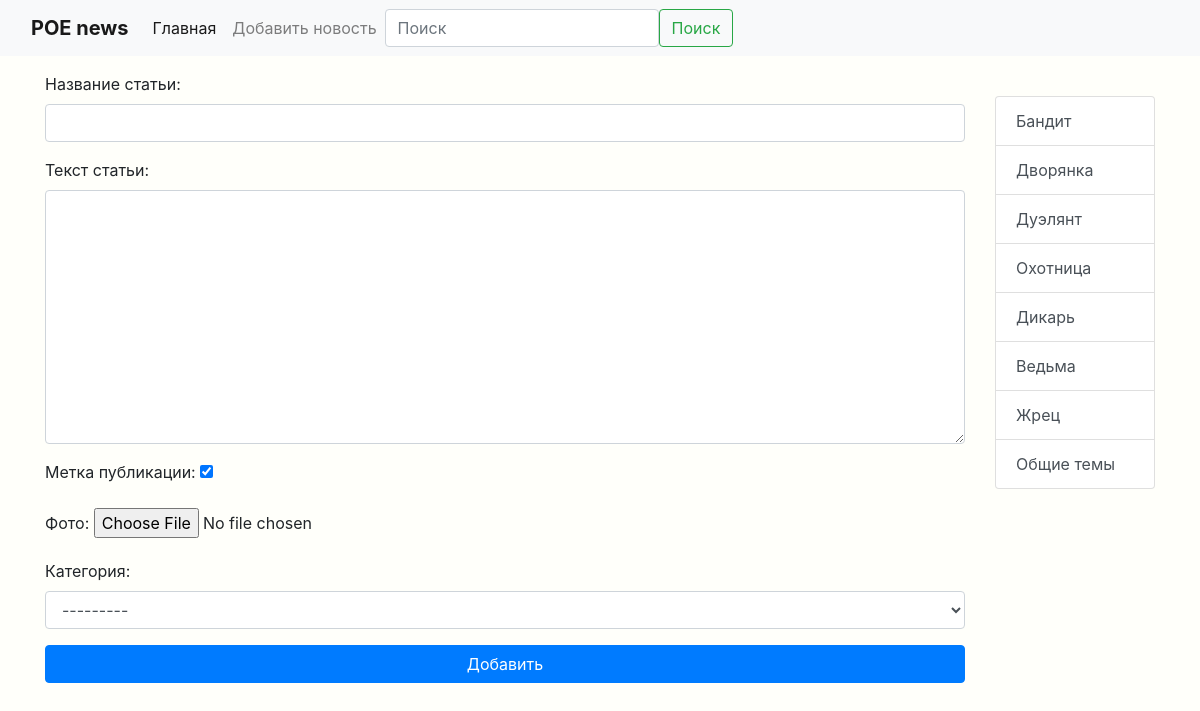
The page /news/add_news/ on the database its author committed.
### news/models.py (models this page shows)
class Category(models.Model):
    title = models.CharField(max_length=50, db_index=True, verbose_name='Название категории')
    def __str__(self):
        return f'{self.title}'
    def get_absolute_url(self):
        return reverse('category', kwargs={'category_id': self.pk})
    class Meta:
        verbose_name = 'категория'
        verbose_name_plural = 'категории'
        ordering = ['-id']

### news/views.py (the view)
# urls.py: path('news/add_news/', AddNews.as_view(), name='add_news')
class AddNews(CreateView):
    form_class = AddNewForm
    template_name = 'news/add_news.html'
    success_url = reverse_lazy('main')

### news/forms.py
class AddNewForm(forms.ModelForm):
    class Meta:
        model = News
        fields = [
            'title',
            'text',
            'is_published',
            'image',
            'category'
        ]
        widgets = {
            'title': forms.TextInput(attrs={"class": "form-control"}),
            'text': forms.Textarea(attrs={"class": "form-control"}),
            'category': forms.Select(attrs={"class": "form-control"})
        }

### news/templatetags/news_tags.py (called while the page is built)
@register.simple_tag
def get_categories():
	return Category.objects.all()

@register.inclusion_tag('news/_sidebar1.html')
def def_list_categories():
	return {'category': get_categories}

### templates/news/add_news.html (shortened to what this page needs)
{% extends 'news/default.html' %}
{% block sidebar %}
{% include 'news/_sidebar.html' %}
{% endblock sidebar %}
{% block main %}
<form action="{% url 'add_news' %}" method="POST" class="form-group">
    {% for field in form %}
    <div class="form-group">
      {{ field.label_tag }}
      {{ field }}
    </div>
    {% endfor %}
<button type="submit" class="btn btn-primary btn-block">Добавить</button>
</form>
{% endblock main %}

### templates/news/_sidebar1.html
<div class="list-group">
        {% for cat in category %}
          <a href="{{ cat.get_absolute_url }}" class="list-group-item list-group-item-action">{{ cat.title }}</a>
        {% endfor %}
</div>

### static/css/style.css (style rules this page uses)
body { background-color: #fffffa; }

### rows shown on the page
Category: title "Бандит"
Category: title "Дворянка"
Category: title "Дуэлянт"
Category: title "Охотница"
Category: title "Дикарь"
Category: title "Ведьма"
Category: title "Жрец"
Category: title "Общие темы"

### other values the page prints
{{ field.label_tag }} "Название статьи:" "Текст статьи:" "Метка публикации:" "Фото:" "Категория:"
